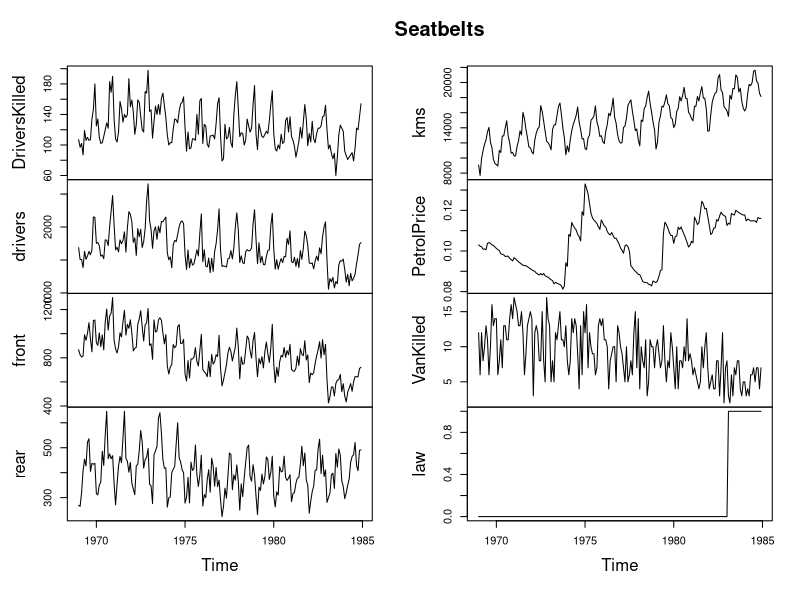
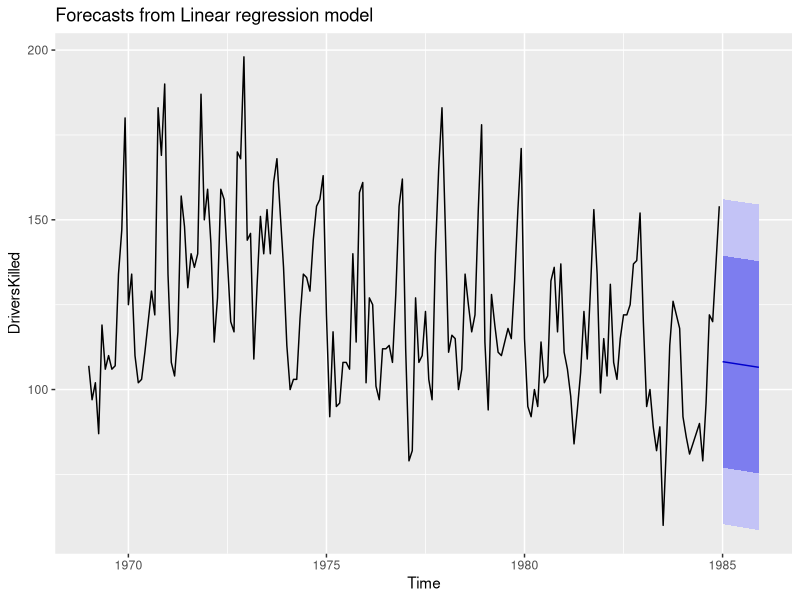
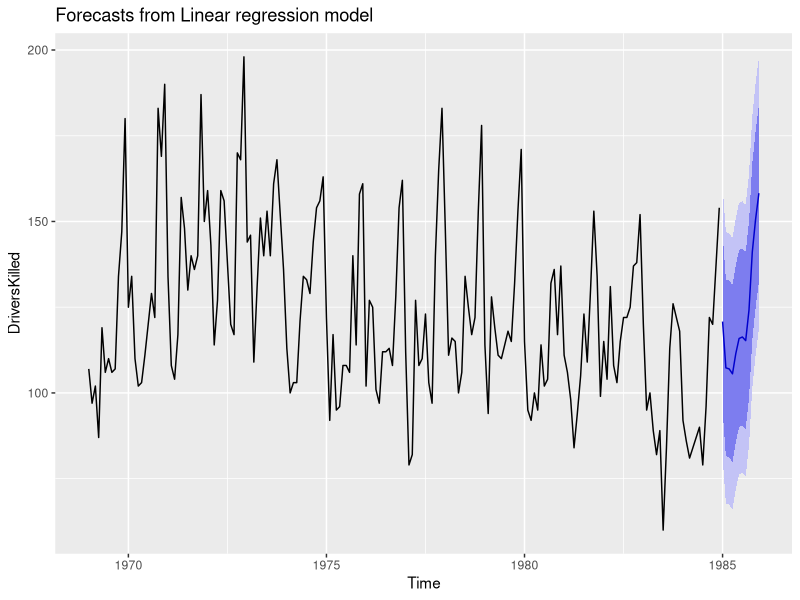
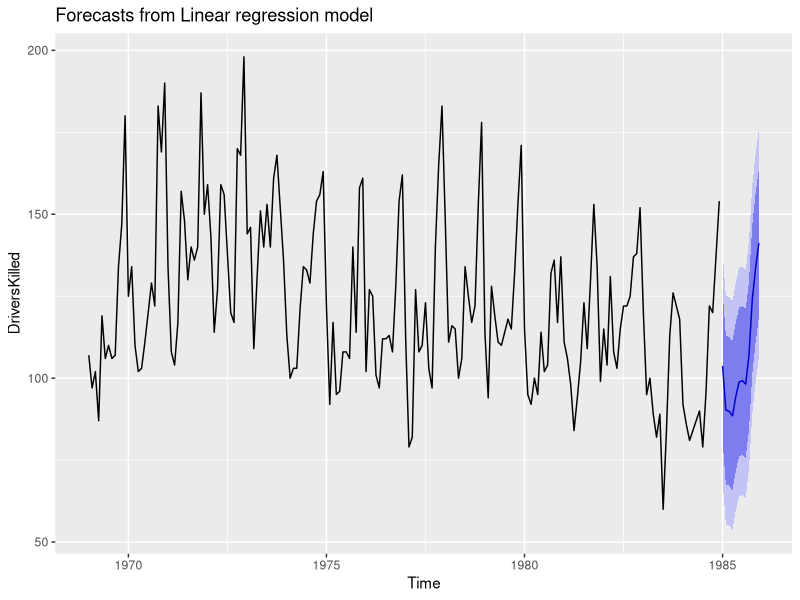
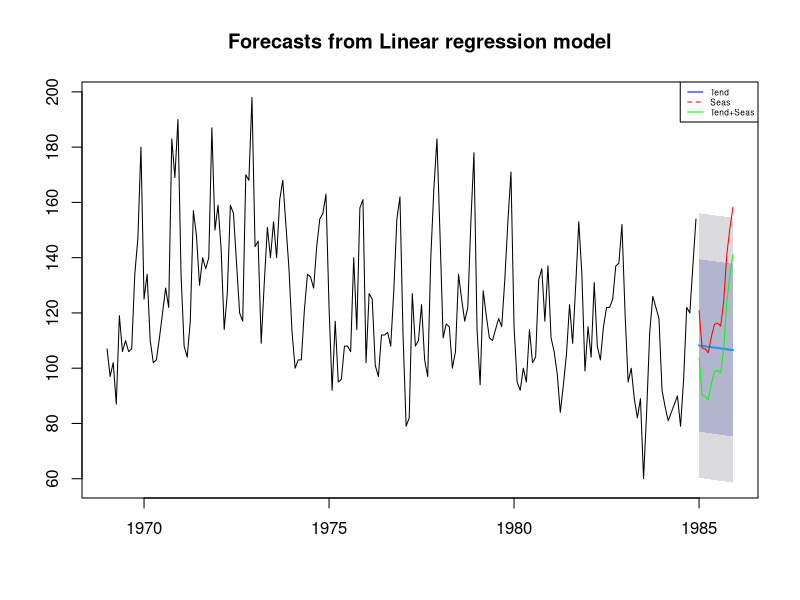

Recreate these plots in R, in order.
library(forecast)
library(ggplot2)

plot(Seatbelts)
print(Seatbelts)

# Criando modelos com tendencia e seazonalidade.
x1 <- tslm(DriversKilled ~ trend, data=Seatbelts)
x2 <- tslm(DriversKilled ~ season, data=Seatbelts)
x3 <- tslm(DriversKilled ~ trend + season, data=Seatbelts)

# Comparando os modelos
CV(x1)
CV(x2)
CV(x3)

r1 <- forecast(x1, h=12)
r2 <- forecast(x2, h=12)
r3 <- forecast(x3, h=12)

autoplot(r1)
autoplot(r2)
autoplot(r3)

plot(r1)
lines(r2$mean, col="red")
lines(r3$mean, col="green")
legend("topright", legend=c("Tend", "Seas", "Tend+Seas"), col=c("blue", "red", "green"), lty=1:2, cex=0.5)





